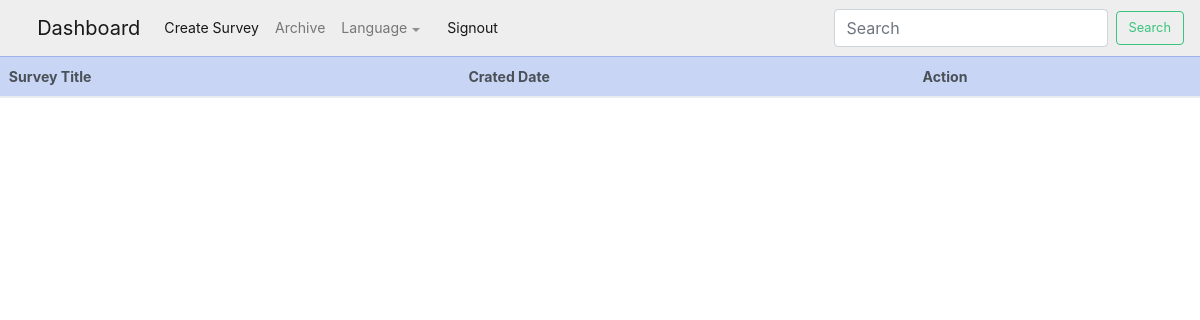
/archived_survey/, run on an earlier commit of the app's database.
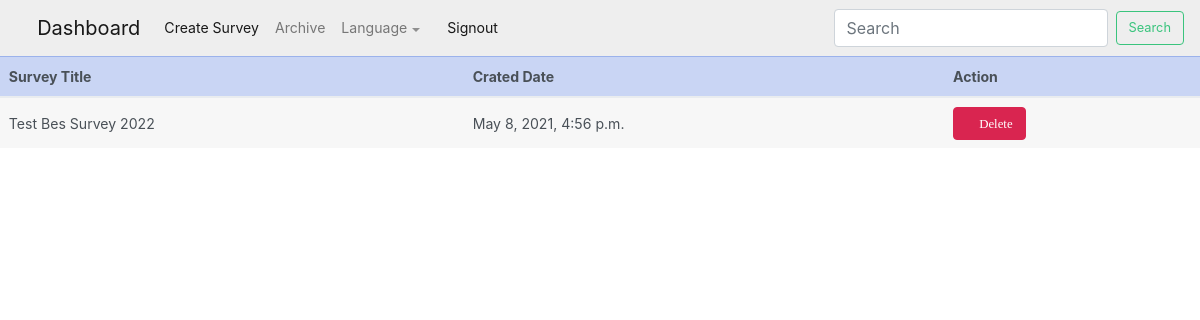
And on a later commit of the database.
### languages/models.py (models this page shows, shortened)
class Survey(models.Model):
    title = models.CharField(max_length=200)
    created_at = models.DateTimeField(default=timezone.now)
    archive = models.CharField(max_length=200, default='')

### languages/views.py (the view)
# urls.py: path('archived_survey/', views.archived_survey, name='archived_survey'),
def archived_survey(request):
    survey = Survey.objects.filter(archive='archived')
    return render(request, 'survey.html', {'survey': survey})

### languages/templates/survey.html
    {%extends 'admin_dashboard.html'%}
{%block admin%}
    <table class="table table-striped">
  <thead>
    <tr class="table-primary">
      <th scope="col">Survey Title</th>
      <th scope="col">Crated Date</th>
        <th scope="col">Action</th>
    </tr>
  </thead>
  <tbody>
  {% for survey in survey%}
    <tr>
      <td>{{survey.title}}</td>
      <td>{{survey.created_at}}</td>
         <td><a href="" class="btn btn-danger"> <i class="far fa-trash-alt"> Delete</i></a></td>
    </tr>
 {%endfor%}
  </tbody>
</table>
    {%endblock%}

What changed in the data, as far as the page shows it:
added Survey: title "Test Bes Survey 2022", created_at "May 8, 2021, 4:56 p.m."
